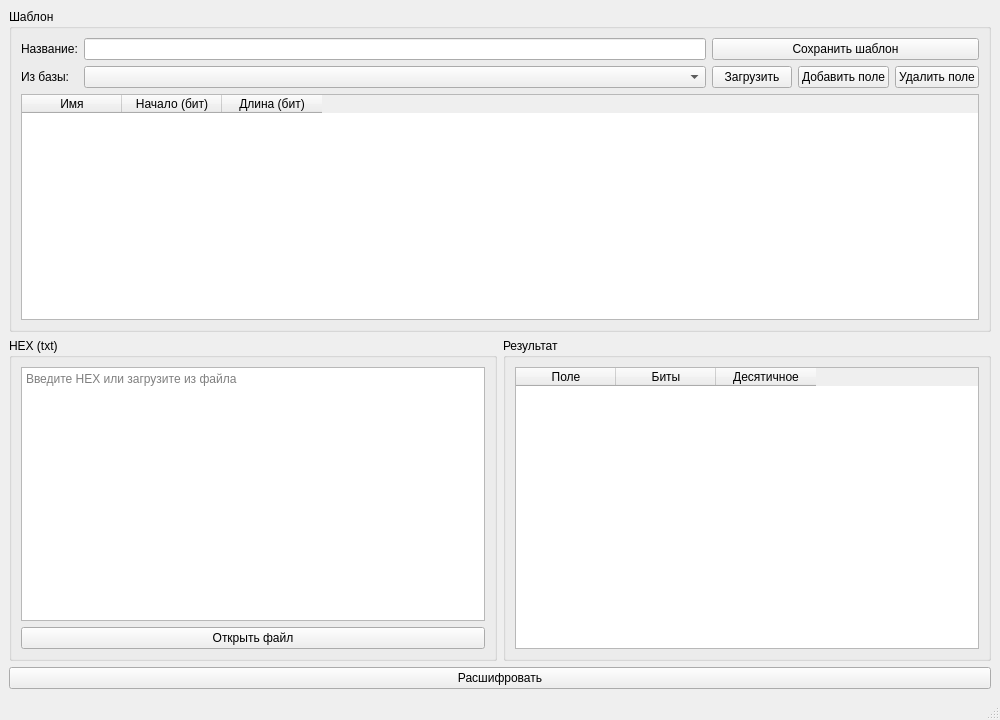
<?xml version="1.0" encoding="UTF-8"?>
<ui version="4.0">
 <class>MainWindow</class>
 <widget class="QMainWindow" name="MainWindow">
  <property name="geometry">
   <rect>
    <x>0</x>
    <y>0</y>
    <width>1000</width>
    <height>720</height>
   </rect>
  </property>
  <property name="windowTitle">
   <string>HEX декодер</string>
  </property>
  <widget class="QWidget" name="centralwidget">
   <layout class="QVBoxLayout" name="verticalLayout">
    <item>
     <widget class="QGroupBox" name="templateGroup">
      <property name="title">
       <string>Шаблон</string>
      </property>
      <layout class="QVBoxLayout" name="verticalLayout_2">
       <item>
        <layout class="QGridLayout" name="gridLayout">
         <item row="0" column="0">
          <widget class="QLabel" name="labelTemplateName">
           <property name="text">
            <string>Название:</string>
           </property>
          </widget>
         </item>
         <item row="0" column="1">
          <widget class="QLineEdit" name="templateName"/>
         </item>
         <item row="0" column="2">
          <widget class="QPushButton" name="saveTemplateButton">
           <property name="text">
            <string>Сохранить шаблон</string>
           </property>
          </widget>
         </item>
         <item row="1" column="0">
          <widget class="QLabel" name="labelTemplateList">
           <property name="text">
            <string>Из базы:</string>
           </property>
          </widget>
         </item>
         <item row="1" column="1">
          <widget class="QComboBox" name="templateList"/>
         </item>
         <item row="1" column="2">
          <layout class="QHBoxLayout" name="horizontalLayout">
           <item>
            <widget class="QPushButton" name="loadTemplateButton">
             <property name="text">
              <string>Загрузить</string>
             </property>
            </widget>
           </item>
           <item>
            <widget class="QPushButton" name="addFieldButton">
             <property name="text">
              <string>Добавить поле</string>
             </property>
            </widget>
           </item>
           <item>
            <widget class="QPushButton" name="removeFieldButton">
             <property name="text">
              <string>Удалить поле</string>
             </property>
            </widget>
           </item>
          </layout>
         </item>
        </layout>
       </item>
       <item>
        <widget class="QTableWidget" name="fieldsTable">
         <column>
          <property name="text">
           <string>Имя</string>
          </property>
         </column>
         <column>
          <property name="text">
           <string>Начало (бит)</string>
          </property>
         </column>
         <column>
          <property name="text">
           <string>Длина (бит)</string>
          </property>
         </column>
         <property name="selectionBehavior">
          <enum>QAbstractItemView::SelectRows</enum>
         </property>
         <property name="selectionMode">
          <enum>QAbstractItemView::SingleSelection</enum>
         </property>
        </widget>
       </item>
      </layout>
     </widget>
    </item>
    <item>
     <layout class="QHBoxLayout" name="horizontalLayout_2">
      <item>
       <widget class="QGroupBox" name="hexGroup">
        <property name="title">
         <string>HEX (txt)</string>
        </property>
        <layout class="QVBoxLayout" name="verticalLayout_3">
         <item>
          <widget class="QPlainTextEdit" name="hexInput">
           <property name="placeholderText">
            <string>Введите HEX или загрузите из файла</string>
           </property>
          </widget>
         </item>
         <item>
          <widget class="QPushButton" name="openFileButton">
           <property name="text">
            <string>Открыть файл</string>
           </property>
          </widget>
         </item>
        </layout>
       </widget>
      </item>
      <item>
       <widget class="QGroupBox" name="resultGroup">
        <property name="title">
         <string>Результат</string>
        </property>
        <layout class="QVBoxLayout" name="verticalLayout_4">
         <item>
          <widget class="QTableWidget" name="resultTable">
           <column>
            <property name="text">
             <string>Поле</string>
            </property>
           </column>
           <column>
            <property name="text">
             <string>Биты</string>
            </property>
           </column>
           <column>
            <property name="text">
             <string>Десятичное</string>
            </property>
           </column>
           <property name="selectionBehavior">
            <enum>QAbstractItemView::SelectRows</enum>
           </property>
           <property name="selectionMode">
            <enum>QAbstractItemView::SingleSelection</enum>
           </property>
          </widget>
         </item>
        </layout>
       </widget>
      </item>
     </layout>
    </item>
    <item>
     <widget class="QPushButton" name="decodeButton">
      <property name="text">
       <string>Расшифровать</string>
      </property>
      <property name="sizePolicy">
       <sizepolicy hsizetype="Preferred" vsizetype="Fixed">
        <horstretch>0</horstretch>
        <verstretch>0</verstretch>
       </sizepolicy>
      </property>
     </widget>
    </item>
   </layout>
  </widget>
  <widget class="QMenuBar" name="menubar"/>
  <widget class="QStatusBar" name="statusbar"/>
 </widget>
 <resources/>
 <connections/>
</ui>
